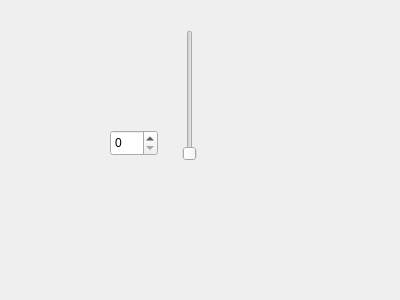
<?xml version="1.0" encoding="UTF-8"?>
<ui version="4.0">
 <class>Mywidget</class>
 <widget class="QWidget" name="Mywidget">
  <property name="geometry">
   <rect>
    <x>0</x>
    <y>0</y>
    <width>400</width>
    <height>300</height>
   </rect>
  </property>
  <property name="windowTitle">
   <string>Form</string>
  </property>
  <widget class="QSlider" name="slider">
   <property name="geometry">
    <rect>
     <x>180</x>
     <y>30</y>
     <width>20</width>
     <height>131</height>
    </rect>
   </property>
   <property name="orientation">
    <enum>Qt::Vertical</enum>
   </property>
  </widget>
  <widget class="QSpinBox" name="spinBox">
   <property name="geometry">
    <rect>
     <x>110</x>
     <y>130</y>
     <width>48</width>
     <height>26</height>
    </rect>
   </property>
  </widget>
 </widget>
 <resources/>
 <connections/>
</ui>
